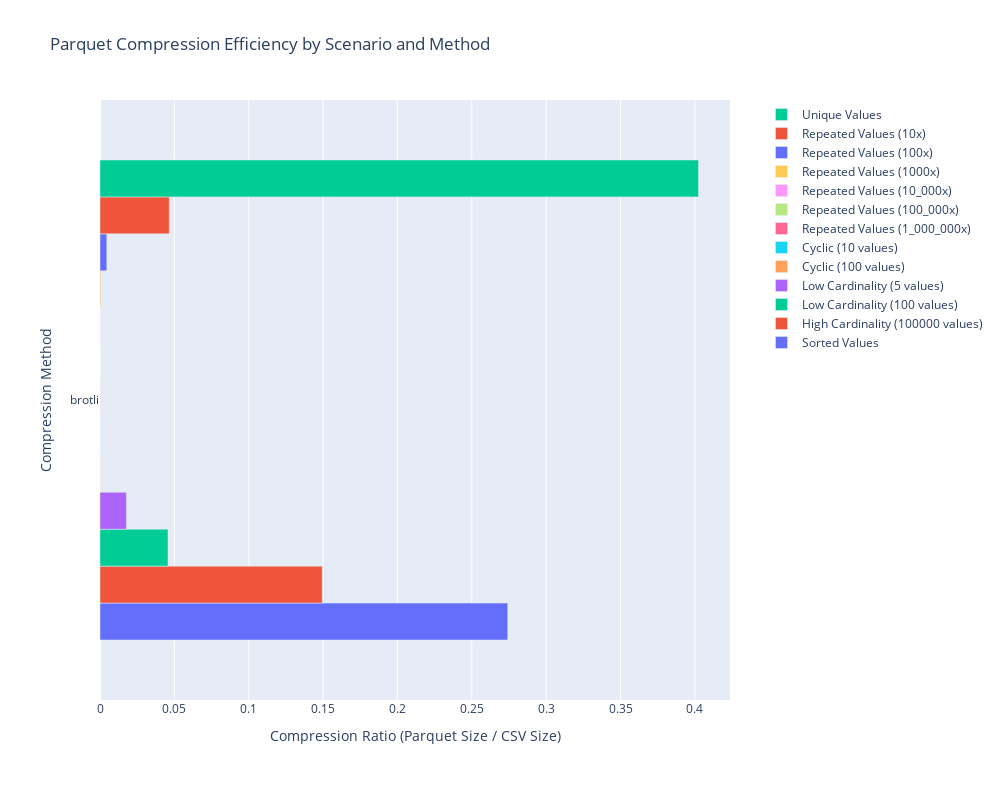

Notebook source saved alongside this figure:
### Code cell
# Create visualization with plotly
import plotly.graph_objects as go

# Prepare data for plotting
scenarios_df = results_df['Scenario'].unique()
compression_methods = results_df['Compression'].unique()

# Create figure
fig = go.Figure()

# Add traces for each scenario in reverse order to match legend with bars
for scenario_name in reversed(scenarios_df):
    data = results_df[results_df['Scenario'] == scenario_name]
    
    fig.add_trace(go.Bar(
        y=data['Compression'],
        x=data['Compression Ratio'],
        name=scenario_name,
        orientation='h'
    ))

# Update layout
fig.update_layout(
    title='Parquet Compression Efficiency by Scenario and Method',
    xaxis_title='Compression Ratio (Parquet Size / CSV Size)',
    yaxis_title='Compression Method',
    barmode='group',
    height=800,
    width=1000,
    legend=dict(
        x=1.05,
        y=1,
        xanchor='left',
        yanchor='top',
        traceorder='reversed'  # Ensure legend order matches visual order
    ),
    margin=dict(l=100, r=100, t=100, b=100)
)

# Save as image
# fig.write_image(out_dir / 'parquet_compression_chart.png')

# Show interactive plot
fig.show()

### Figure 1 — Plotly figure (JSON) as saved in the notebook; plotly's stock layout.template omitted (floating-point values rounded to 4 significant figures)
{"data": [{"name": "Sorted Values", "orientation": "h", "type": "bar", "x": [0.2742], "y": ["brotli"]}, {"name": "High Cardinality (100000 values)", "orientation": "h", "type": "bar", "x": [0.1495], "y": ["brotli"]}, {"name": "Low Cardinality (100 values)", "orientation": "h", "type": "bar", "x": [0.04573], "y": ["brotli"]}, {"name": "Low Cardinality (5 values)", "orientation": "h", "type": "bar", "x": [0.01774], "y": ["brotli"]}, {"name": "Cyclic (100 values)", "orientation": "h", "type": "bar", "x": [0.0001364], "y": ["brotli"]}, {"name": "Cyclic (10 values)", "orientation": "h", "type": "bar", "x": [8.99e-05], "y": ["brotli"]}, {"name": "Repeated Values (1_000_000x)", "orientation": "h", "type": "bar", "x": [7.99e-05], "y": ["brotli"]}, {"name": "Repeated Values (100_000x)", "orientation": "h", "type": "bar", "x": [8.692e-05], "y": ["brotli"]}, {"name": "Repeated Values (10_000x)", "orientation": "h", "type": "bar", "x": [0.0001288], "y": ["brotli"]}, {"name": "Repeated Values (1000x)", "orientation": "h", "type": "bar", "x": [0.0005388], "y": ["brotli"]}, {"name": "Repeated Values (100x)", "orientation": "h", "type": "bar", "x": [0.004572], "y": ["brotli"]}, {"name": "Repeated Values (10x)", "orientation": "h", "type": "bar", "x": [0.04659], "y": ["brotli"]}, {"name": "Unique Values", "orientation": "h", "type": "bar", "x": [0.4024], "y": ["brotli"]}], "layout": {"barmode": "group", "height": 800, "legend": {"traceorder": "reversed", "x": 1.05, "xanchor": "left", "y": 1, "yanchor": "top"}, "margin": {"b": 100, "l": 100, "r": 100, "t": 100}, "title": {"text": "Parquet Compression Efficiency by Scenario and Method"}, "width": 1000, "xaxis": {"title": {"text": "Compression Ratio (Parquet Size / CSV Size)"}}, "yaxis": {"title": {"text": "Compression Method"}}}}
